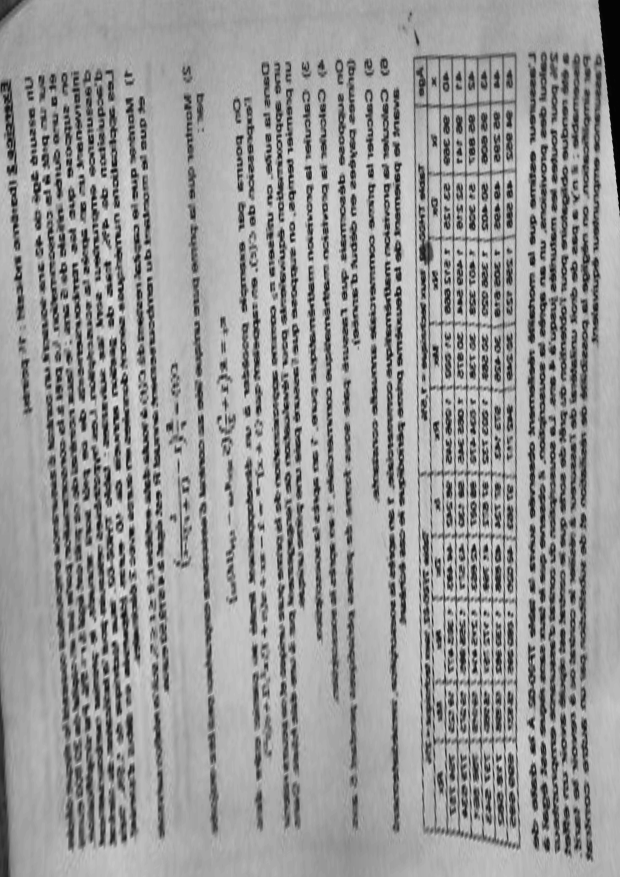
#> input picture documento_a4.jpg, 2480 x 3507 px, found by its file name (shown at 1/4 size)
$ python rotar_documento.py
#> lines starting #> are read from the running program, lines starting #| are printed output that depends on the picture
import cv2
import argparse
import os

INPUT_PATH = '../documento_a4.jpg'
OUTPUT_PATH = '../documento_a4_corregido.jpg'

def main():
    parser = argparse.ArgumentParser(description="Rotate and/or flip a processed document.")
    parser.add_argument("--rotate", type=int, choices=[0, 90, 180, 270], default=180,
                        help="Rotation angle in degrees clockwise.")
    parser.add_argument("--flip", action="store_true",
                        help="Apply horizontal flip (reflection) to fix mirror effects.")

    args = parser.parse_args()

    if not os.path.exists(INPUT_PATH):
        print(f"Error: {INPUT_PATH} not found. Run procesar_a4.py first.")
        return

    print(f"Loading {INPUT_PATH}...")
    img = cv2.imread(INPUT_PATH)
#> img is the input picture: shape (3507, 2480, 3); min 0, max 226, mean 152.5

    if args.rotate == 90:
        img = cv2.rotate(img, cv2.ROTATE_90_CLOCKWISE)
        print("Rotated 90 degrees.")
    elif args.rotate == 180:
        img = cv2.rotate(img, cv2.ROTATE_180)
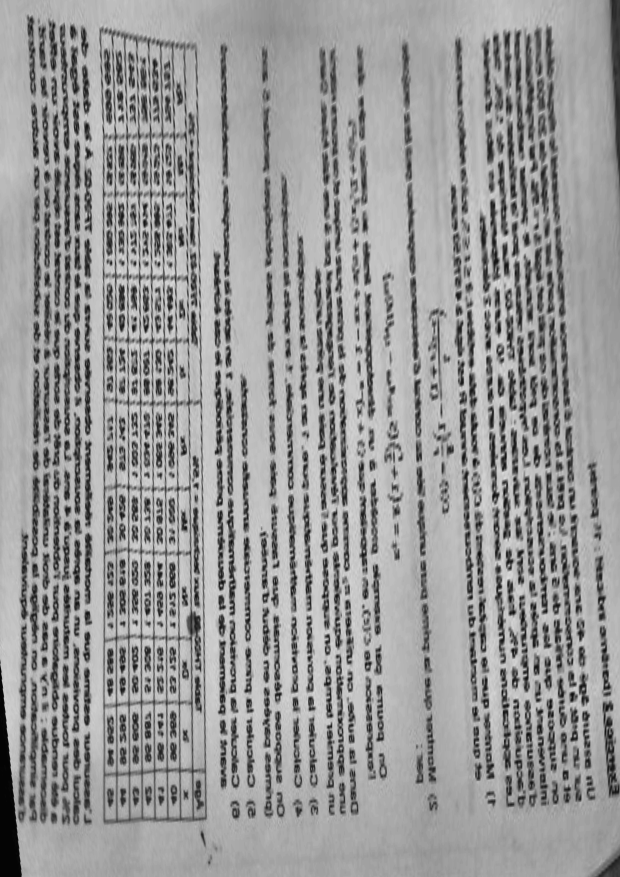
#> img: shape (3507, 2480, 3) (shown at 1/4 size); min 0, max 226, mean 152.5
        print("Rotated 180 degrees.")
    elif args.rotate == 270:
        img = cv2.rotate(img, cv2.ROTATE_90_COUNTERCLOCKWISE)
        print("Rotated 270 degrees.")

    if args.flip:
        img = cv2.flip(img, 1) # 1 = horizontal flip
        print("Flipped horizontally.")

    cv2.imwrite(OUTPUT_PATH, img)
    print(f"✅ Correction complete! Saved to {OUTPUT_PATH}")

if __name__ == "__main__":
    main()
